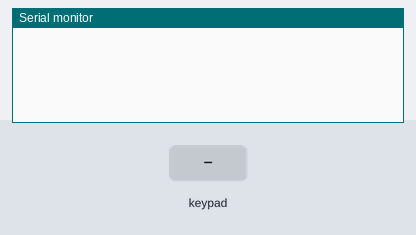
A sketch run on a simulated Arduino Uno, built with avr-gcc and run on an emulated ATmega328P. On the bench: the last lines printed to the serial monitor. Inputs (shaded band) come from the test bench.

Above: at 1.2 s.
1.3 s: key '1' pressed
At 2.5 s:
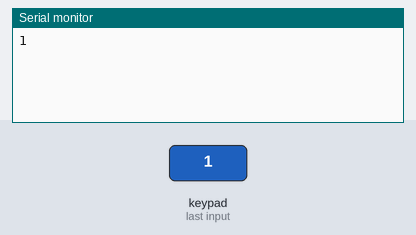
2.9 s: keypad keys 1 2 1 1 1 0 9 # pressed 0.4 s apart
At 6.4 s:
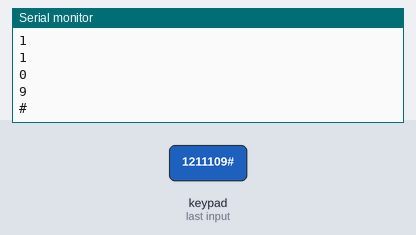
7.6 s: key 'A' pressed
At 8.1 s:
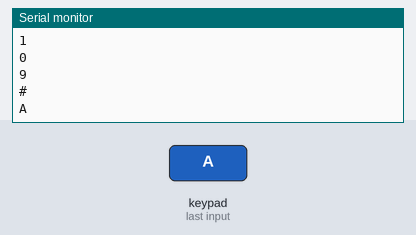
9.2 s: keypad keys 1 2 1 1 1 0 9 * pressed 0.4 s apart
At 13.4 s:
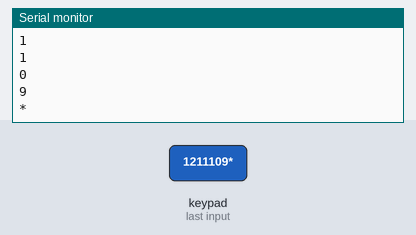
13.9 s: key 'B' pressed
At 15.1 s:
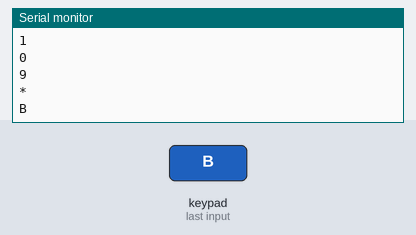
15.5 s: keypad keys 1 2 1 1 1 0 9 D pressed 0.4 s apart
At 19.0 s:
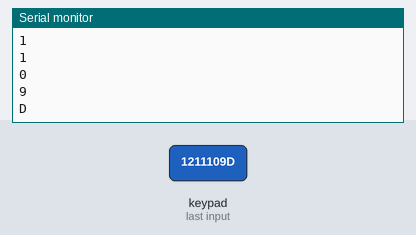
Timing chart, 0 to 20.5 s (numbered marks = the images above; inputs shaded):
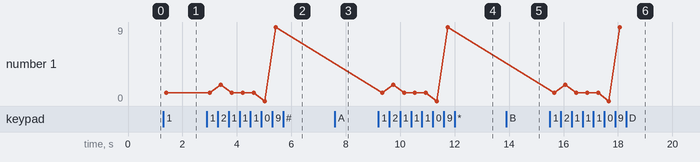

The sketch:

Teclado_matricial.ino
```cpp
#include <Keypad.h>  // importar la librería

const byte filas= 4; //numero de filas
const byte columnas= 4; //numero de columnas

// define la ubicación de las teclas según su fila y columna
char keymap[filas][columnas]=
{
{'1', '2', '3', 'A'},
{'4', '5', '6', 'B'},
{'7', '8', '9', 'C'},
{'*', '0', '#', 'D'}
};

// se declaran los pines donde se conectan las filas y columnas
byte pinesFilas[filas] = {12,11,10,9}; //pines de las filas
byte pinesColumnas[columnas]= {8,7,6,5}; //pines de las columnas

//Se define el Teclado con los parametros defines anteriormente (pines, filas y columnas)
Keypad Teclado= Keypad(makeKeymap(keymap), pinesFilas, pinesColumnas, filas, columnas);

char Tecla; //almacena la tecla presionada

void setup()
{
  Serial.begin(9600); //inicializa el monitor serial
}


void loop()
{
  Tecla = Teclado.getKey(); //Se almacena el valor de la tecla oprimida
  delay(100); // delay de 100 milisegundos
  if (Tecla){
    Serial.println(Tecla); // Si la tecla es oprimida se imprime
  }
}
```

Measured:
- after the input at 1.3 s, the serial monitor: prints a new line after 0.11 s (image 1)
- after the input at 2.9 s, the serial monitor: prints a new line after 0.51 s (image 2)
- after the input at 7.6 s, the serial monitor: prints a new line after 0.13 s (image 3)
- after the input at 9.2 s, the serial monitor: prints a new line after 0.14 s (image 4)
- after the input at 13.9 s, the serial monitor: prints a new line after 0.16 s (image 5)
- after the input at 15.5 s, the serial monitor: prints a new line after 0.16 s (image 6)
- plotted number 1: 1 → 9 after the input at 2.9 s
